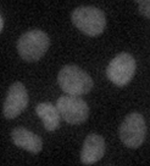
#> input picture assignment 3/touching.png, 150 x 166 px
$ jupyter execute question1.ipynb
#> lines starting #> are read from the running program, lines starting #| are printed output that depends on the picture; after the words box and inside, x2 and y2 are one past the last pixel; in counts of white or black regions, pixels touching at a corner belong together
[cell 1]
#region segmentation:
#predicate based quadtrees splitting
    # give a predicate Q, split till q(Region) = false
    # once finished
    # merge all regions for which Q(r1 U r2) = true
#k means clustering
    # define k colours. it creates k clusters at random.
    # checks actual mean colour of those clusters. Moves the cluster boundaries.
    #do it again till converging
#gaussian mixture models(clustering)

[cell 2]
import matplotlib.pyplot as plt

from sklearn.cluster import KMeans
import numpy as np
import cv2

[cell 3]
img = cv2.imread('touching.png', cv2.IMREAD_GRAYSCALE)
#> img is the input picture: shape (166, 150); min 2, max 124, mean 36.2

[cell 4]
img, img.shape

[cell 5]
pixel_vals = img.reshape((-1,1))
pixel_vals.shape, pixel_vals

[cell 6]
plt.imshow(img, cmap='gray')

[cell 7]
kmeans = KMeans(n_clusters=2, random_state=0, n_init=10).fit(pixel_vals)

[cell 8]
clustered = kmeans.labels_.reshape((166,150))
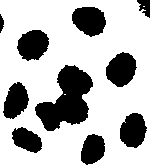
#> clustered: shape (166, 150) int32; values 0 (black) and 1 (white), 71.8% white; 10 black regions, largest, box (x1, y1, x2, y2) and area: (35, 65, 93, 131) 2111, (106, 52, 137, 87) 772, (72, 7, 106, 37) 766

[cell 9]
plt.imshow(clustered, cmap='gray')

[cell 10]
#now trying with 3 clusters

kmeans_3 = KMeans(n_clusters=3, random_state=0, n_init=10).fit(pixel_vals)

clustered_3 = kmeans_3.labels_.reshape(img.shape)
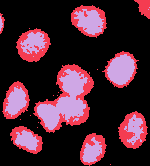
#> clustered_3: shape (166, 150) int32; 3 distinct labels, from 0 to 2; one colour per label, 0 black
plt.imshow(clustered_3, cmap='gray')
